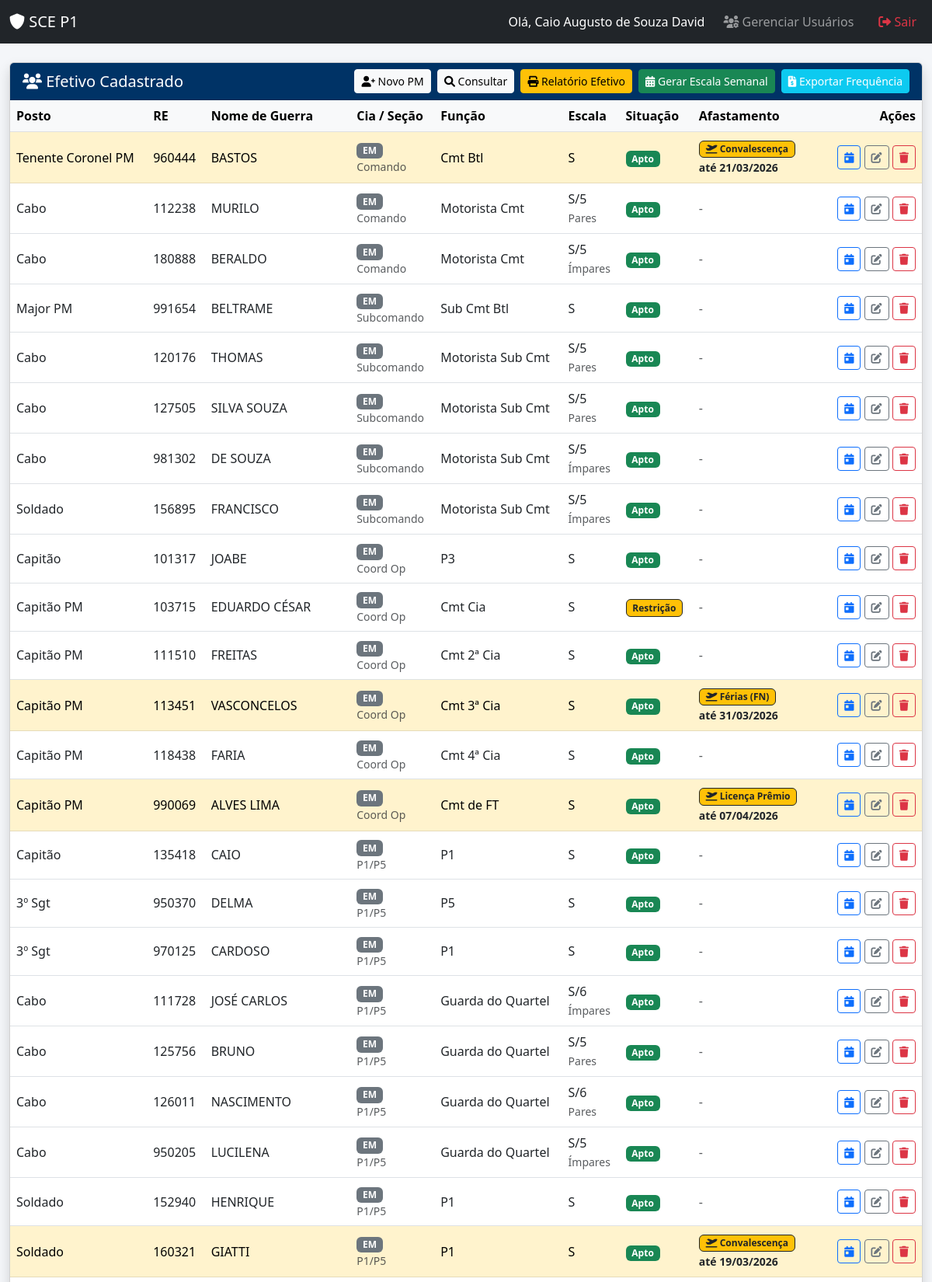
Page / (signed in, upper part) on the committed database.
### app.py (models this page shows)
class Usuario(UserMixin, db.Model):
    id = db.Column(db.Integer, primary_key=True)
    username = db.Column(db.String(20), unique=True, nullable=False)
    re = db.Column(db.String(20), unique=True, nullable=False)
    nome = db.Column(db.String(100), nullable=False)
    password = db.Column(db.String(100), nullable=False)
    perfil = db.Column(db.String(20), default='comum') # 'admin', 'operador', 'comum'

class Policial(db.Model):
    id = db.Column(db.Integer, primary_key=True)
    posto = db.Column(db.String(20))
    re = db.Column(db.String(20), unique=True)
    nome = db.Column(db.String(100))
    nome_guerra = db.Column(db.String(50))
    cia = db.Column(db.String(20))
    secao_em = db.Column(db.String(50))
    tipo_escala = db.Column(db.String(20))
    inicio_pares = db.Column(db.Boolean, default=True) # True = Dias Pares
    data_base_escala = db.Column(db.Date, nullable=True)
    funcao = db.Column(db.String(100))
    equipe = db.Column(db.String(50))
    viatura = db.Column(db.String(50))
    ativo = db.Column(db.Boolean, default=True)
    status_saude = db.Column(db.String(50), default='Apto Sem Restrições')
    restricao_tipo = db.Column(db.String(100))
    data_fim_restricao = db.Column(db.Date)

### app.py (the view)
@app.route('/')
@login_required
def index():
    verificar_validade_restricoes()
    pms_raw = Policial.query.filter_by(ativo=True).all()
    hoje = datetime.now().date()
    siglas_afastamento = ['F', 'FN', 'FS', 'CV', 'LP', 'LSV', 'LTS', 'AD', 'LG', 'LA', 'PT', 'NP', 'EAP', 'LT']
    nomes_afastamento = {
        'F': 'Férias',
        'FN': 'Férias (FN)',
        'FS': 'Falta ao Serv.',
        'CV': 'Convalescença',
        'LP': 'Licença Prêmio',
        'LSV': 'Lic. Sem Venc.',
        'LTS': 'Trat. Saúde',
        'AD': 'Adido (Outra OPM)',
        'LG': 'Licença Gestante',
        'PT': 'Lic. Paternidade',
        'LA': 'Licença Adoção',
        'NP': 'Núpcias',
        'LT': 'Luto'
    }
    for pm in pms_raw:
        pm.afastamento_atual = None
        pm.data_fim_afastamento = None
        alt_hoje = AlteracaoEscala.query.filter_by(policial_id=pm.id, data=hoje).first()
        if alt_hoje and alt_hoje.valor in siglas_afastamento:
            sigla = alt_hoje.valor
            pm.afastamento_atual = nomes_afastamento.get(sigla, sigla)
            alts_futuras = AlteracaoEscala.query.filter(
                AlteracaoEscala.policial_id == pm.id,
                AlteracaoEscala.data >= hoje
            ).order_by(AlteracaoEscala.data).all()
            data_fim = hoje
            for alt in alts_futuras:
                if alt.valor == sigla and (alt.data - data_fim).days <= 1:
                    data_fim = alt.data
                elif alt.valor != sigla:
                    break # Mudou de código (ex: de Férias para Trabalho), encerra a busca
            pm.data_fim_afastamento = data_fim
    tem_em = any(pm.cia == 'EM' for pm in pms_raw)
    if tem_em:
        pms_em = [p for p in pms_raw if p.cia == 'EM']
        pms_outros = [p for p in pms_raw if p.cia != 'EM']
        pms_ordenados = ordenar_em_agrupado(pms_em) + ordenar_por_antiguidade(pms_outros)
    else:
        pms_ordenados = ordenar_por_antiguidade(pms_raw)
    e_admin = (getattr(current_user, 'perfil', 'usuario') == 'admin')
    return render_template('index.html', pms=pms_ordenados, user=current_user, e_admin=e_admin, hoje=hoje)

### app.py (called while the page is built)
@login_manager.user_loader
def load_user(user_id):
    return db.session.get(Usuario, int(user_id))

def ordenar_por_antiguidade(lista_pms):
    return sorted(lista_pms, key=lambda pm: (HIERARQUIA.get(pm.posto, 99), pm.re))

def ordenar_em_agrupado(lista_pms):
    return sorted(lista_pms, key=lambda pm: (
        ORDEM_SECOES_EM.get(pm.secao_em, 99),
        HIERARQUIA.get(pm.posto, 99),
        pm.re
    ))

def verificar_validade_restricoes():
    hoje = datetime.now().date()
    pms_restritos = Policial.query.filter(
        Policial.status_saude == 'Apto Com Restrições',
        Policial.data_fim_restricao != None
    ).all()
    alterados = 0
    for pm in pms_restritos:
        if pm.data_fim_restricao < hoje:
            pm.status_saude = 'Apto Sem Restrições'
            pm.restricao_tipo = None
            pm.data_fim_restricao = None
            alterados += 1
    if alterados > 0: db.session.commit()

### templates/index.html (shortened to what this page needs)
<!DOCTYPE html>
<html lang="pt-br">
<head>
    <link href="https://cdn.jsdelivr.net/npm/bootstrap@5.3.0/dist/css/bootstrap.min.css" rel="stylesheet">
    <link href="https://cdnjs.cloudflare.com/ajax/libs/font-awesome/6.0.0/css/all.min.css" rel="stylesheet">
</head>
<body>
    <nav class="navbar navbar-expand-lg navbar-dark bg-dark">
        <div class="container-fluid">
            <a class="navbar-brand" href="#"><i class="fas fa-shield-alt"></i> SCE P1</a>
            <div class="collapse navbar-collapse" id="navbarNav">
                <ul class="navbar-nav ms-auto">
                    <li class="nav-item">
                        <span class="nav-link text-white">Olá, {{ user.nome }}</span>
                    </li>
                    {% if e_admin %}
                    <li class="nav-item">
                        <a class="nav-link btn btn-outline-light btn-sm ms-2" href="{{ url_for('listar_usuarios') }}">
                            <i class="fas fa-users-cog"></i> Gerenciar Usuários
                        </a>
                    </li>
                    {% endif %}
                    <li class="nav-item">
                        <a class="nav-link text-danger ms-3" href="{{ url_for('logout') }}">
                            <i class="fas fa-sign-out-alt"></i> Sair
                        </a>
                    </li>
                </ul>
            </div>
        </div>
    </nav>
    <div class="container-fluid mt-4">
        <div class="card shadow">
            <div class="card-header card-header-custom d-flex justify-content-between align-items-center">
                <h5 class="mb-0"><i class="fas fa-users"></i> Efetivo Cadastrado</h5>
                <div>
                    <button class="btn btn-light btn-sm" data-bs-toggle="modal" data-bs-target="#modal-novo">
                        <i class="fas fa-user-plus"></i> Novo PM
                    </button>
                    <a href="{{ url_for('consultar_pm') }}" class="btn btn-light btn-sm ms-1">
                        <i class="fas fa-search"></i> Consultar
                    </a>
                    <button class="btn btn-warning btn-sm ms-1" data-bs-toggle="modal" data-bs-target="#modal-relatorio">
                        <i class="fas fa-print"></i> Relatório Efetivo
                    </button>
                    <button class="btn btn-success btn-sm ms-1" data-bs-toggle="modal" data-bs-target="#modal-escala">
                        <i class="fas fa-calendar-alt"></i> Gerar Escala Semanal
                    </button>
                    <button class="btn btn-info btn-sm text-white ms-1" data-bs-toggle="modal" data-bs-target="#modal-frequencia">
                        <i class="fas fa-file-invoice-dollar"></i> Exportar Frequência
                    </button>
                </div>
            </div>
            <div class="card-body p-0">
                <div class="table-responsive">
                    <table class="table table-hover mb-0 align-middle">
                        <thead class="table-light">
                            <tr>
                                <th>Posto</th>
                                <th>RE</th>
                                <th>Nome de Guerra</th>
                                <th>Cia / Seção</th>
                                <th>Função</th>
                                <th>Escala</th>
                                <th>Situação</th>
                                <th>Afastamento</th>
                                <th class="text-end">Ações</th>
                            </tr>
                        </thead>
                        <tbody>
                            {% for pm in pms %}
                            <tr class="{% if pm.afastamento_atual %}table-warning{% endif %}">
                                <td>{{ pm.posto }}</td>
                                <td>{{ pm.re }}</td>
                                <td>{{ pm.nome_guerra }}</td>
                                <td>
                                    <span class="badge bg-secondary">{{ pm.cia }}</span>
                                    {% if pm.cia == 'EM' %}
                                        <small class="text-muted d-block">{{ pm.secao_em }}</small>
                                    {% endif %}
                                </td>
                                <td>{{ pm.funcao or '-' }}</td>
                                <td>
                                    {{ pm.tipo_escala }}
                                    {% if pm.tipo_escala in ['S/3', 'S/4', 'S/5', 'S/6', '12x36'] %}
                                        <br><small class="text-muted">{{ 'Pares' if pm.inicio_pares else 'Ímpares' }}</small>
                                    {% endif %}
                                </td>
                                <td>
                                    {% if pm.status_saude == 'Apto Sem Restrições' %}
                                        <span class="badge bg-success">Apto</span>
                                    {% else %}
                                        <span class="badge bg-warning text-dark border border-dark" title="{{ pm.restricao_tipo }}">Restrição</span>
                                    {% endif %}
                                </td>
                                <td>
                                    {% if pm.afastamento_atual %}
                                        <span class="badge bg-warning text-dark border border-dark">
                                            <i class="fas fa-plane-departure"></i> {{ pm.afastamento_atual }}
                                        </span><br>
                                        <small class="fw-bold text-dark">
                                            até {{ pm.data_fim_afastamento.strftime('%d/%m/%Y') if pm.data_fim_afastamento else 'Indefinido' }}
                                        </small>
                                    {% else %}
                                        <span class="text-muted">-</span>
                                    {% endif %}
                                </td>
                                <td class="text-end">
                                    <a href="{{ url_for('escala', id_pm=pm.id) }}" class="btn btn-sm btn-outline-primary" title="Editar Escala">
                                        <i class="fas fa-calendar-day"></i>
                                    </a>
                                    <button class="btn btn-sm btn-outline-secondary btn-editar"
                                            data-bs-toggle="modal" data-bs-target="#modal-novo"
                                            data-id="{{ pm.id }}"
                                            data-re="{{ pm.re }}"
                                            data-posto="{{ pm.posto }}"
                                            data-nome="{{ pm.nome }}"
                                            data-guerra="{{ pm.nome_guerra }}"
                                            data-cia="{{ pm.cia }}"
                                            data-secao="{{ pm.secao_em }}"
                                            data-funcao="{{ pm.funcao }}"
                                            data-viatura="{{ pm.viatura }}"
                                            data-equipe="{{ pm.equipe }}"
                                            data-escala="{{ pm.tipo_escala }}"
                                            data-pares="{{ 'true' if pm.inicio_pares else 'false' }}"
                                            data-saude="{{ pm.status_saude }}"
                                            data-restricao="{{ pm.restricao_tipo }}"
                                            data-fim="{{ pm.data_fim_restricao }}"
                                            title="Editar Dados Cadastrais">
                                        <i class="fas fa-edit"></i>
                                    </button>
                                    {% if e_admin %}
                                    <a href="{{ url_for('excluir_pm', id_pm=pm.id) }}" class="btn btn-sm btn-outline-danger" onclick="return confirm('Tem certeza que deseja excluir/inativar este PM?');">
                                        <i class="fas fa-trash"></i>
                                    </a>
                                    {% endif %}
                                </td>
                            </tr>
                            {% endfor %}
                        </tbody>
                    </table>
                </div>
            </div>
        </div>
    </div>
</body>
</html>

### templates/index.html (style rules this page uses)
body { background-color: #f4f6f9; }
.card-header-custom { background-color: #003366; color: white; }

### rows in the picture
Usuario: nome "Caio Augusto de Souza David"
Policial: posto "Tenente Coronel PM", re "960444", nome_guerra "BASTOS", cia "EM", secao_em "Comando", funcao "Cmt Btl", tipo_escala "S", shows "Apto", afastamento_atual "Convalescença", data_fim_afastamento "21/03/2026"
Policial: posto "Cabo", re "112238", nome_guerra "MURILO", cia "EM", secao_em "Comando", funcao "Motorista Cmt", tipo_escala "S/5", inicio_pares "Pares", shows "Apto"
Policial: posto "Cabo", re "180888", nome_guerra "BERALDO", cia "EM", secao_em "Comando", funcao "Motorista Cmt", tipo_escala "S/5", inicio_pares "Ímpares", shows "Apto"
Policial: posto "Major PM", re "991654", nome_guerra "BELTRAME", cia "EM", secao_em "Subcomando", funcao "Sub Cmt Btl", tipo_escala "S", shows "Apto"
Policial: posto "Cabo", re "120176", nome_guerra "THOMAS", cia "EM", secao_em "Subcomando", funcao "Motorista Sub Cmt", tipo_escala "S/5", inicio_pares "Pares", shows "Apto"
Policial: posto "Cabo", re "127505", nome_guerra "SILVA SOUZA", cia "EM", secao_em "Subcomando", funcao "Motorista Sub Cmt", tipo_escala "S/5", inicio_pares "Pares", shows "Apto"
Policial: posto "Cabo", re "981302", nome_guerra "DE SOUZA", cia "EM", secao_em "Subcomando", funcao "Motorista Sub Cmt", tipo_escala "S/5", inicio_pares "Ímpares", shows "Apto"
Policial: posto "Soldado", re "156895", nome_guerra "FRANCISCO", cia "EM", secao_em "Subcomando", funcao "Motorista Sub Cmt", tipo_escala "S/5", inicio_pares "Ímpares", shows "Apto"
Policial: posto "Capitão", re "101317", nome_guerra "JOABE", cia "EM", secao_em "Coord Op", funcao "P3", tipo_escala "S", shows "Apto"
Policial: posto "Capitão PM", re "103715", nome_guerra "EDUARDO CÉSAR", cia "EM", secao_em "Coord Op", funcao "Cmt Cia", tipo_escala "S"
Policial: posto "Capitão PM", re "111510", nome_guerra "FREITAS", cia "EM", secao_em "Coord Op", funcao "Cmt 2ª Cia", tipo_escala "S", shows "Apto"
Policial: posto "Capitão PM", re "113451", nome_guerra "VASCONCELOS", cia "EM", secao_em "Coord Op", funcao "Cmt 3ª Cia", tipo_escala "S", shows "Apto", afastamento_atual "Férias (FN)", data_fim_afastamento "31/03/2026"
Policial: posto "Capitão PM", re "118438", nome_guerra "FARIA", cia "EM", secao_em "Coord Op", funcao "Cmt 4ª Cia", tipo_escala "S", shows "Apto"
Policial: posto "Capitão PM", re "990069", nome_guerra "ALVES LIMA", cia "EM", secao_em "Coord Op", funcao "Cmt de FT", tipo_escala "S", shows "Apto", afastamento_atual "Licença Prêmio", data_fim_afastamento "07/04/2026"
Policial: posto "Capitão", re "135418", nome_guerra "CAIO", cia "EM", secao_em "P1/P5", funcao "P1", tipo_escala "S", shows "Apto"
Policial: posto "3º Sgt", re "950370", nome_guerra "DELMA", cia "EM", secao_em "P1/P5", funcao "P5", tipo_escala "S", shows "Apto"
Policial: posto "3º Sgt", re "970125", nome_guerra "CARDOSO", cia "EM", secao_em "P1/P5", funcao "P1", tipo_escala "S", shows "Apto"
Policial: posto "Cabo", re "111728", nome_guerra "JOSÉ CARLOS", cia "EM", secao_em "P1/P5", funcao "Guarda do Quartel", tipo_escala "S/6", inicio_pares "Ímpares", shows "Apto"
Policial: posto "Cabo", re "125756", nome_guerra "BRUNO", cia "EM", secao_em "P1/P5", funcao "Guarda do Quartel", tipo_escala "S/5", inicio_pares "Pares", shows "Apto"
Policial: posto "Cabo", re "126011", nome_guerra "NASCIMENTO", cia "EM", secao_em "P1/P5", funcao "Guarda do Quartel", tipo_escala "S/6", inicio_pares "Pares", shows "Apto"
Policial: posto "Cabo", re "950205", nome_guerra "LUCILENA", cia "EM", secao_em "P1/P5", funcao "Guarda do Quartel", tipo_escala "S/5", inicio_pares "Ímpares", shows "Apto"
Policial: posto "Soldado", re "152940", nome_guerra "HENRIQUE", cia "EM", secao_em "P1/P5", funcao "P1", tipo_escala "S", shows "Apto"
Policial: posto "Soldado", re "160321", nome_guerra "GIATTI", cia "EM", secao_em "P1/P5", funcao "P1", tipo_escala "S", shows "Apto", afastamento_atual "Convalescença", data_fim_afastamento "19/03/2026"
